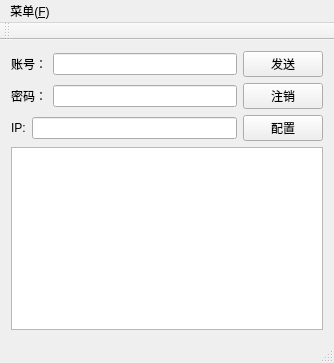
<?xml version="1.0" encoding="UTF-8"?>
<ui version="4.0">
 <class>MainWindow</class>
 <widget class="QMainWindow" name="MainWindow">
  <property name="geometry">
   <rect>
    <x>0</x>
    <y>0</y>
    <width>334</width>
    <height>363</height>
   </rect>
  </property>
  <property name="windowTitle">
   <string>JYUSign_in</string>
  </property>
  <widget class="QWidget" name="centralWidget">
   <layout class="QGridLayout" name="gridLayout">
    <item row="0" column="0">
     <layout class="QVBoxLayout" name="verticalLayout">
      <item>
       <layout class="QHBoxLayout" name="horizontalLayout">
        <item>
         <widget class="QLabel" name="label">
          <property name="text">
           <string>账号：</string>
          </property>
         </widget>
        </item>
        <item>
         <widget class="QLineEdit" name="userEdit"/>
        </item>
        <item>
         <widget class="QPushButton" name="signin">
          <property name="text">
           <string>发送</string>
          </property>
         </widget>
        </item>
       </layout>
      </item>
      <item>
       <layout class="QHBoxLayout" name="horizontalLayout_2">
        <item>
         <widget class="QLabel" name="label_2">
          <property name="text">
           <string>密码：</string>
          </property>
         </widget>
        </item>
        <item>
         <widget class="QLineEdit" name="passEdit">
          <property name="echoMode">
           <enum>QLineEdit::Password</enum>
          </property>
         </widget>
        </item>
        <item>
         <widget class="QPushButton" name="pushButton_2">
          <property name="text">
           <string>注销</string>
          </property>
         </widget>
        </item>
       </layout>
      </item>
      <item>
       <layout class="QHBoxLayout" name="horizontalLayout_3">
        <item>
         <widget class="QLabel" name="label_3">
          <property name="text">
           <string>IP:</string>
          </property>
         </widget>
        </item>
        <item>
         <widget class="QLineEdit" name="ipEdit"/>
        </item>
        <item>
         <widget class="QPushButton" name="setButton">
          <property name="text">
           <string>配置</string>
          </property>
         </widget>
        </item>
       </layout>
      </item>
      <item>
       <widget class="QTextBrowser" name="textBrowser">
        <property name="enabled">
         <bool>true</bool>
        </property>
        <property name="mouseTracking">
         <bool>false</bool>
        </property>
       </widget>
      </item>
     </layout>
    </item>
   </layout>
  </widget>
  <widget class="QMenuBar" name="menuBar">
   <property name="geometry">
    <rect>
     <x>0</x>
     <y>0</y>
     <width>334</width>
     <height>26</height>
    </rect>
   </property>
   <widget class="QMenu" name="menu_2">
    <property name="title">
     <string>菜单(&amp;F)</string>
    </property>
    <addaction name="actiona"/>
    <addaction name="actiona_3"/>
    <addaction name="actiona_4"/>
    <addaction name="actiona_2"/>
   </widget>
   <addaction name="menu_2"/>
  </widget>
  <widget class="QToolBar" name="mainToolBar">
   <attribute name="toolBarArea">
    <enum>TopToolBarArea</enum>
   </attribute>
   <attribute name="toolBarBreak">
    <bool>false</bool>
   </attribute>
  </widget>
  <widget class="QStatusBar" name="statusBar"/>
  <action name="actiona">
   <property name="text">
    <string>如何导入配置</string>
   </property>
  </action>
  <action name="actiona_2">
   <property name="text">
    <string>关于</string>
   </property>
  </action>
  <action name="actiona_3">
   <property name="text">
    <string>设置开机自启</string>
   </property>
  </action>
  <action name="actiona_4">
   <property name="text">
    <string>取消开机自启</string>
   </property>
  </action>
 </widget>
 <layoutdefault spacing="6" margin="11"/>
 <resources/>
 <connections/>
</ui>
